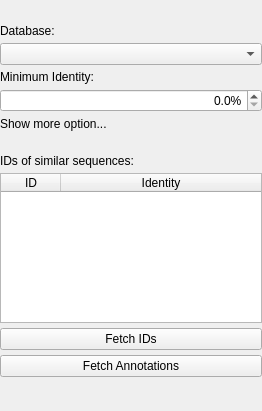
<?xml version="1.0" encoding="UTF-8"?>
<ui version="4.0">
 <class>DasOptionsPanelWidget</class>
 <widget class="QWidget" name="DasOptionsPanelWidget">
  <property name="geometry">
   <rect>
    <x>0</x>
    <y>0</y>
    <width>262</width>
    <height>411</height>
   </rect>
  </property>
  <property name="sizePolicy">
   <sizepolicy hsizetype="Preferred" vsizetype="Preferred">
    <horstretch>0</horstretch>
    <verstretch>0</verstretch>
   </sizepolicy>
  </property>
  <property name="windowTitle">
   <string>Form</string>
  </property>
  <layout class="QVBoxLayout" name="mainLayout">
   <property name="spacing">
    <number>5</number>
   </property>
   <property name="sizeConstraint">
    <enum>QLayout::SetMinAndMaxSize</enum>
   </property>
   <property name="margin">
    <number>0</number>
   </property>
   <item>
    <layout class="QVBoxLayout" name="regionLayout">
     <property name="spacing">
      <number>6</number>
     </property>
    </layout>
   </item>
   <item>
    <widget class="QLabel" name="hintLabel">
     <property name="text">
      <string/>
     </property>
     <property name="wordWrap">
      <bool>true</bool>
     </property>
    </widget>
   </item>
   <item>
    <widget class="QWidget" name="regionSelectorContainerWidget" native="true">
     <layout class="QVBoxLayout" name="regionSelectorContainerLayout">
      <property name="sizeConstraint">
       <enum>QLayout::SetMinAndMaxSize</enum>
      </property>
      <property name="margin">
       <number>0</number>
      </property>
      <item>
       <widget class="QWidget" name="regionSelectorWidget" native="true">
        <layout class="QVBoxLayout" name="regionSelectorLayout">
         <property name="margin">
          <number>0</number>
         </property>
        </layout>
       </widget>
      </item>
     </layout>
    </widget>
   </item>
   <item>
    <widget class="QLabel" name="databaseLabel">
     <property name="text">
      <string>Database:</string>
     </property>
    </widget>
   </item>
   <item>
    <widget class="QComboBox" name="databaseComboBox">
     <property name="sizePolicy">
      <sizepolicy hsizetype="MinimumExpanding" vsizetype="Fixed">
       <horstretch>0</horstretch>
       <verstretch>0</verstretch>
      </sizepolicy>
     </property>
     <property name="toolTip">
      <string>Database against which the search is performed: UniProtKB or clusters of sequences with 100%, 90% or 50% identity</string>
     </property>
     <property name="sizeAdjustPolicy">
      <enum>QComboBox::AdjustToMinimumContentsLength</enum>
     </property>
    </widget>
   </item>
   <item>
    <spacer name="spacer1">
     <property name="orientation">
      <enum>Qt::Vertical</enum>
     </property>
     <property name="sizeHint" stdset="0">
      <size>
       <width>20</width>
       <height>5</height>
      </size>
     </property>
    </spacer>
   </item>
   <item>
    <widget class="QLabel" name="minimumIdentityLabel">
     <property name="text">
      <string>Minimum Identity:</string>
     </property>
     <property name="margin">
      <number>0</number>
     </property>
     <property name="indent">
      <number>0</number>
     </property>
    </widget>
   </item>
   <item>
    <widget class="QDoubleSpinBox" name="minimumIdentityDoubleSpinBox">
     <property name="toolTip">
      <string>Minimum percent identity between the input sequence region and BLAST results</string>
     </property>
     <property name="alignment">
      <set>Qt::AlignRight|Qt::AlignTrailing|Qt::AlignVCenter</set>
     </property>
     <property name="suffix">
      <string>%</string>
     </property>
     <property name="decimals">
      <number>1</number>
     </property>
    </widget>
   </item>
   <item>
    <widget class="QLabel" name="lblShowMoreLess">
     <property name="text">
      <string>Show more option...</string>
     </property>
    </widget>
   </item>
   <item>
    <widget class="QWidget" name="settingsContainerWidget" native="true">
     <layout class="QVBoxLayout" name="settingsContainerLayout">
      <property name="sizeConstraint">
       <enum>QLayout::SetMinAndMaxSize</enum>
      </property>
      <property name="margin">
       <number>0</number>
      </property>
     </layout>
    </widget>
   </item>
   <item>
    <widget class="QWidget" name="sourcesContainerWidget" native="true">
     <layout class="QVBoxLayout" name="sourcesContainerLayout">
      <property name="spacing">
       <number>0</number>
      </property>
      <property name="margin">
       <number>0</number>
      </property>
     </layout>
    </widget>
   </item>
   <item>
    <widget class="QWidget" name="annotationsSettingsContainerWidget" native="true">
     <layout class="QVBoxLayout" name="annotationsSettingsContainerLayout">
      <property name="sizeConstraint">
       <enum>QLayout::SetDefaultConstraint</enum>
      </property>
      <property name="margin">
       <number>0</number>
      </property>
     </layout>
    </widget>
   </item>
   <item>
    <spacer name="spacer0">
     <property name="orientation">
      <enum>Qt::Vertical</enum>
     </property>
     <property name="sizeHint" stdset="0">
      <size>
       <width>20</width>
       <height>10</height>
      </size>
     </property>
    </spacer>
   </item>
   <item>
    <widget class="QLabel" name="idsLabel">
     <property name="text">
      <string>IDs of similar sequences:</string>
     </property>
    </widget>
   </item>
   <item>
    <widget class="QTableWidget" name="idList">
     <property name="sizePolicy">
      <sizepolicy hsizetype="Expanding" vsizetype="Minimum">
       <horstretch>0</horstretch>
       <verstretch>0</verstretch>
      </sizepolicy>
     </property>
     <property name="minimumSize">
      <size>
       <width>0</width>
       <height>150</height>
      </size>
     </property>
     <property name="maximumSize">
      <size>
       <width>16777215</width>
       <height>150</height>
      </size>
     </property>
     <property name="toolTip">
      <string>Select an ID to fetch annotations from DAS</string>
     </property>
     <property name="selectionBehavior">
      <enum>QAbstractItemView::SelectRows</enum>
     </property>
     <attribute name="horizontalHeaderDefaultSectionSize">
      <number>60</number>
     </attribute>
     <attribute name="horizontalHeaderHighlightSections">
      <bool>true</bool>
     </attribute>
     <attribute name="horizontalHeaderStretchLastSection">
      <bool>true</bool>
     </attribute>
     <column>
      <property name="text">
       <string>ID</string>
      </property>
     </column>
     <column>
      <property name="text">
       <string>Identity</string>
      </property>
     </column>
    </widget>
   </item>
   <item>
    <layout class="QVBoxLayout" name="verticalLayout">
     <property name="sizeConstraint">
      <enum>QLayout::SetMinAndMaxSize</enum>
     </property>
     <item>
      <widget class="QPushButton" name="searchIdsButton">
       <property name="toolTip">
        <string>Send request to Uniprot BLAST to get IDs of similar sequences</string>
       </property>
       <property name="text">
        <string>Fetch IDs</string>
       </property>
      </widget>
     </item>
     <item>
      <widget class="QPushButton" name="annotateButton">
       <property name="toolTip">
        <string>Load annotations from DAS by ID of a selected sequence</string>
       </property>
       <property name="text">
        <string>Fetch Annotations</string>
       </property>
      </widget>
     </item>
    </layout>
   </item>
   <item>
    <spacer name="spacer">
     <property name="orientation">
      <enum>Qt::Vertical</enum>
     </property>
     <property name="sizeHint" stdset="0">
      <size>
       <width>20</width>
       <height>40</height>
      </size>
     </property>
    </spacer>
   </item>
  </layout>
 </widget>
 <resources/>
 <connections/>
</ui>
